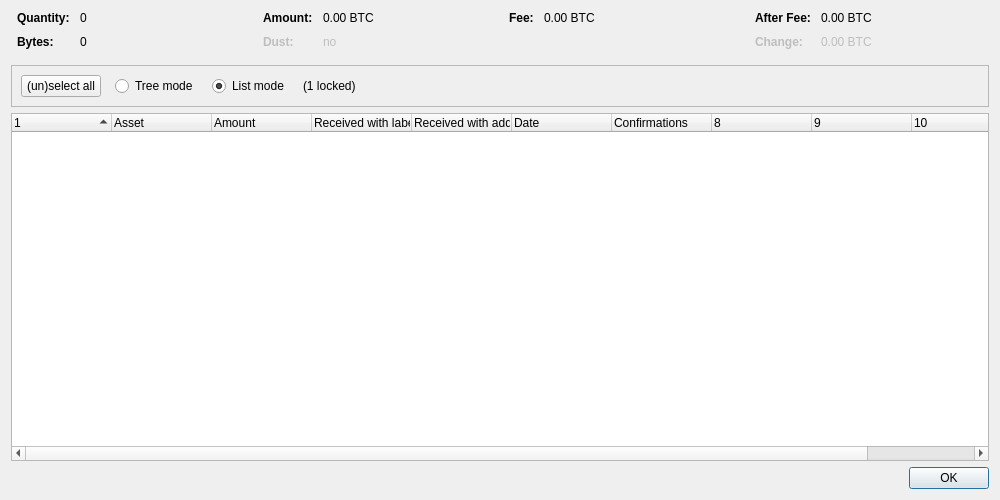
<?xml version="1.0" encoding="UTF-8"?>
<ui version="4.0">
 <class>CoinControlDialog</class>
 <widget class="QDialog" name="CoinControlDialog">
  <property name="geometry">
   <rect>
    <x>0</x>
    <y>0</y>
    <width>1000</width>
    <height>500</height>
   </rect>
  </property>
  <property name="windowTitle">
   <string>Coin Selection</string>
  </property>
  <layout class="QVBoxLayout" name="verticalLayout">
   <item>
    <layout class="QHBoxLayout" name="horizontalLayoutTop" stretch="0,0,0,0">
     <property name="topMargin">
      <number>0</number>
     </property>
     <property name="bottomMargin">
      <number>10</number>
     </property>
     <item>
      <layout class="QFormLayout" name="formLayoutCoinControl1">
       <property name="horizontalSpacing">
        <number>10</number>
       </property>
       <property name="verticalSpacing">
        <number>10</number>
       </property>
       <property name="leftMargin">
        <number>6</number>
       </property>
       <property name="rightMargin">
        <number>6</number>
       </property>
       <item row="0" column="0">
        <widget class="QLabel" name="labelCoinControlQuantityText">
         <property name="font">
          <font>
           <weight>75</weight>
           <bold>true</bold>
          </font>
         </property>
         <property name="text">
          <string>Quantity:</string>
         </property>
        </widget>
       </item>
       <item row="0" column="1">
        <widget class="QLabel" name="labelCoinControlQuantity">
         <property name="cursor">
          <cursorShape>IBeamCursor</cursorShape>
         </property>
         <property name="contextMenuPolicy">
          <enum>Qt::ActionsContextMenu</enum>
         </property>
         <property name="text">
          <string notr="true">0</string>
         </property>
         <property name="textInteractionFlags">
          <set>Qt::LinksAccessibleByMouse|Qt::TextSelectableByKeyboard|Qt::TextSelectableByMouse</set>
         </property>
        </widget>
       </item>
       <item row="1" column="0">
        <widget class="QLabel" name="labelCoinControlBytesText">
         <property name="font">
          <font>
           <weight>75</weight>
           <bold>true</bold>
          </font>
         </property>
         <property name="text">
          <string>Bytes:</string>
         </property>
        </widget>
       </item>
       <item row="1" column="1">
        <widget class="QLabel" name="labelCoinControlBytes">
         <property name="cursor">
          <cursorShape>IBeamCursor</cursorShape>
         </property>
         <property name="contextMenuPolicy">
          <enum>Qt::ActionsContextMenu</enum>
         </property>
         <property name="text">
          <string notr="true">0</string>
         </property>
         <property name="textInteractionFlags">
          <set>Qt::LinksAccessibleByMouse|Qt::TextSelectableByKeyboard|Qt::TextSelectableByMouse</set>
         </property>
        </widget>
       </item>
      </layout>
     </item>
     <item>
      <layout class="QFormLayout" name="formLayoutCoinControl2">
       <property name="horizontalSpacing">
        <number>10</number>
       </property>
       <property name="verticalSpacing">
        <number>10</number>
       </property>
       <property name="leftMargin">
        <number>6</number>
       </property>
       <property name="rightMargin">
        <number>6</number>
       </property>
       <item row="0" column="0">
        <widget class="QLabel" name="labelCoinControlAmountText">
         <property name="font">
          <font>
           <weight>75</weight>
           <bold>true</bold>
          </font>
         </property>
         <property name="text">
          <string>Amount:</string>
         </property>
        </widget>
       </item>
       <item row="0" column="1">
        <widget class="QLabel" name="labelCoinControlAmount">
         <property name="cursor">
          <cursorShape>IBeamCursor</cursorShape>
         </property>
         <property name="contextMenuPolicy">
          <enum>Qt::ActionsContextMenu</enum>
         </property>
         <property name="text">
          <string notr="true">0.00 BTC</string>
         </property>
         <property name="textInteractionFlags">
          <set>Qt::LinksAccessibleByMouse|Qt::TextSelectableByKeyboard|Qt::TextSelectableByMouse</set>
         </property>
        </widget>
       </item>
       <item row="1" column="0">
        <widget class="QLabel" name="labelCoinControlLowOutputText">
         <property name="enabled">
          <bool>false</bool>
         </property>
         <property name="font">
          <font>
           <weight>75</weight>
           <bold>true</bold>
          </font>
         </property>
         <property name="text">
          <string>Dust:</string>
         </property>
        </widget>
       </item>
       <item row="1" column="1">
        <widget class="QLabel" name="labelCoinControlLowOutput">
         <property name="enabled">
          <bool>false</bool>
         </property>
         <property name="cursor">
          <cursorShape>IBeamCursor</cursorShape>
         </property>
         <property name="contextMenuPolicy">
          <enum>Qt::ActionsContextMenu</enum>
         </property>
         <property name="text">
          <string notr="true">no</string>
         </property>
         <property name="textInteractionFlags">
          <set>Qt::LinksAccessibleByMouse|Qt::TextSelectableByKeyboard|Qt::TextSelectableByMouse</set>
         </property>
        </widget>
       </item>
      </layout>
     </item>
     <item>
      <layout class="QFormLayout" name="formLayoutCoinControl3">
       <property name="horizontalSpacing">
        <number>10</number>
       </property>
       <property name="verticalSpacing">
        <number>10</number>
       </property>
       <property name="leftMargin">
        <number>6</number>
       </property>
       <property name="rightMargin">
        <number>6</number>
       </property>
       <item row="0" column="0">
        <widget class="QLabel" name="labelCoinControlFeeText">
         <property name="font">
          <font>
           <weight>75</weight>
           <bold>true</bold>
          </font>
         </property>
         <property name="text">
          <string>Fee:</string>
         </property>
        </widget>
       </item>
       <item row="0" column="1">
        <widget class="QLabel" name="labelCoinControlFee">
         <property name="cursor">
          <cursorShape>IBeamCursor</cursorShape>
         </property>
         <property name="contextMenuPolicy">
          <enum>Qt::ActionsContextMenu</enum>
         </property>
         <property name="text">
          <string notr="true">0.00 BTC</string>
         </property>
         <property name="textInteractionFlags">
          <set>Qt::LinksAccessibleByMouse|Qt::TextSelectableByKeyboard|Qt::TextSelectableByMouse</set>
         </property>
        </widget>
       </item>
      </layout>
     </item>
     <item>
      <layout class="QFormLayout" name="formLayoutCoinControl4">
       <property name="horizontalSpacing">
        <number>10</number>
       </property>
       <property name="verticalSpacing">
        <number>10</number>
       </property>
       <property name="leftMargin">
        <number>6</number>
       </property>
       <property name="rightMargin">
        <number>6</number>
       </property>
       <item row="0" column="0">
        <widget class="QLabel" name="labelCoinControlAfterFeeText">
         <property name="font">
          <font>
           <weight>75</weight>
           <bold>true</bold>
          </font>
         </property>
         <property name="text">
          <string>After Fee:</string>
         </property>
        </widget>
       </item>
       <item row="0" column="1">
        <widget class="QLabel" name="labelCoinControlAfterFee">
         <property name="cursor">
          <cursorShape>IBeamCursor</cursorShape>
         </property>
         <property name="contextMenuPolicy">
          <enum>Qt::ActionsContextMenu</enum>
         </property>
         <property name="text">
          <string notr="true">0.00 BTC</string>
         </property>
         <property name="textInteractionFlags">
          <set>Qt::LinksAccessibleByMouse|Qt::TextSelectableByKeyboard|Qt::TextSelectableByMouse</set>
         </property>
        </widget>
       </item>
       <item row="1" column="0">
        <widget class="QLabel" name="labelCoinControlChangeText">
         <property name="enabled">
          <bool>false</bool>
         </property>
         <property name="font">
          <font>
           <weight>75</weight>
           <bold>true</bold>
          </font>
         </property>
         <property name="text">
          <string>Change:</string>
         </property>
        </widget>
       </item>
       <item row="1" column="1">
        <widget class="QLabel" name="labelCoinControlChange">
         <property name="enabled">
          <bool>false</bool>
         </property>
         <property name="cursor">
          <cursorShape>IBeamCursor</cursorShape>
         </property>
         <property name="contextMenuPolicy">
          <enum>Qt::ActionsContextMenu</enum>
         </property>
         <property name="text">
          <string notr="true">0.00 BTC</string>
         </property>
         <property name="textInteractionFlags">
          <set>Qt::LinksAccessibleByMouse|Qt::TextSelectableByKeyboard|Qt::TextSelectableByMouse</set>
         </property>
        </widget>
       </item>
      </layout>
     </item>
    </layout>
   </item>
   <item>
    <widget class="QFrame" name="frame">
     <property name="minimumSize">
      <size>
       <width>0</width>
       <height>40</height>
      </size>
     </property>
     <property name="frameShape">
      <enum>QFrame::StyledPanel</enum>
     </property>
     <property name="frameShadow">
      <enum>QFrame::Sunken</enum>
     </property>
     <layout class="QHBoxLayout" name="horizontalLayout">
      <item>
       <layout class="QHBoxLayout" name="horizontalLayoutPanel" stretch="0,0,0,0,0">
        <property name="spacing">
         <number>14</number>
        </property>
        <item>
         <widget class="QPushButton" name="pushButtonSelectAll">
          <property name="sizePolicy">
           <sizepolicy hsizetype="Maximum" vsizetype="Fixed">
            <horstretch>0</horstretch>
            <verstretch>0</verstretch>
           </sizepolicy>
          </property>
          <property name="text">
           <string>(un)select all</string>
          </property>
          <property name="autoDefault">
           <bool>false</bool>
          </property>
         </widget>
        </item>
        <item>
         <widget class="QRadioButton" name="radioTreeMode">
          <property name="sizePolicy">
           <sizepolicy hsizetype="Maximum" vsizetype="Fixed">
            <horstretch>0</horstretch>
            <verstretch>0</verstretch>
           </sizepolicy>
          </property>
          <property name="text">
           <string>Tree mode</string>
          </property>
         </widget>
        </item>
        <item>
         <widget class="QRadioButton" name="radioListMode">
          <property name="sizePolicy">
           <sizepolicy hsizetype="Maximum" vsizetype="Fixed">
            <horstretch>0</horstretch>
            <verstretch>0</verstretch>
           </sizepolicy>
          </property>
          <property name="text">
           <string>List mode</string>
          </property>
          <property name="checked">
           <bool>true</bool>
          </property>
         </widget>
        </item>
        <item>
         <widget class="QLabel" name="labelLocked">
          <property name="text">
           <string notr="true">(1 locked)</string>
          </property>
         </widget>
        </item>
        <item>
         <spacer name="horizontalSpacer">
          <property name="orientation">
           <enum>Qt::Horizontal</enum>
          </property>
          <property name="sizeHint" stdset="0">
           <size>
            <width>40</width>
            <height>20</height>
           </size>
          </property>
         </spacer>
        </item>
       </layout>
      </item>
     </layout>
    </widget>
   </item>
   <item>
    <widget class="CoinControlTreeWidget" name="treeWidget">
     <property name="contextMenuPolicy">
      <enum>Qt::CustomContextMenu</enum>
     </property>
     <property name="sortingEnabled">
      <bool>false</bool>
     </property>
     <property name="columnCount">
      <number>11</number>
     </property>
     <attribute name="headerShowSortIndicator" stdset="0">
      <bool>true</bool>
     </attribute>
     <attribute name="headerStretchLastSection">
      <bool>false</bool>
     </attribute>
     <column>
      <property name="text">
       <string/>
      </property>
     </column>
     <column>
      <property name="text">
       <string>Asset</string>
      </property>
     </column>
     <column>
      <property name="text">
       <string>Amount</string>
      </property>
     </column>
     <column>
      <property name="text">
       <string>Received with label</string>
      </property>
     </column>
     <column>
      <property name="text">
       <string>Received with address</string>
      </property>
     </column>
     <column>
      <property name="text">
       <string>Date</string>
      </property>
     </column>
     <column>
      <property name="text">
       <string>Confirmations</string>
      </property>
      <property name="toolTip">
       <string>Confirmed</string>
      </property>
     </column>
     <column>
      <property name="text">
       <string/>
      </property>
     </column>
     <column>
      <property name="text">
       <string/>
      </property>
     </column>
     <column>
      <property name="text">
       <string/>
      </property>
     </column>
     <column>
      <property name="text">
       <string/>
      </property>
     </column>
    </widget>
   </item>
   <item>
    <widget class="QDialogButtonBox" name="buttonBox">
     <property name="orientation">
      <enum>Qt::Horizontal</enum>
     </property>
     <property name="standardButtons">
      <set>QDialogButtonBox::Ok</set>
     </property>
    </widget>
   </item>
  </layout>
 </widget>
 <customwidgets>
  <customwidget>
   <class>CoinControlTreeWidget</class>
   <extends>QTreeWidget</extends>
   <header>qt/coincontroltreewidget.h</header>
  </customwidget>
 </customwidgets>
 <resources/>
 <connections/>
</ui>
